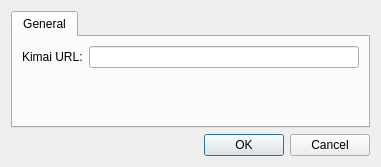
<?xml version="1.0" encoding="UTF-8"?>
<ui version="4.0">
 <class>ConfigDialog</class>
 <widget class="QDialog" name="ConfigDialog">
  <property name="geometry">
   <rect>
    <x>0</x>
    <y>0</y>
    <width>381</width>
    <height>167</height>
   </rect>
  </property>
  <property name="windowTitle">
   <string>Dialog</string>
  </property>
  <layout class="QVBoxLayout" name="verticalLayout">
   <item>
    <widget class="QTabWidget" name="tabWidget">
     <property name="currentIndex">
      <number>0</number>
     </property>
     <widget class="QWidget" name="tab">
      <attribute name="title">
       <string>General</string>
      </attribute>
      <layout class="QVBoxLayout" name="verticalLayout_2">
       <item>
        <layout class="QFormLayout" name="formLayout">
         <item row="0" column="0">
          <widget class="QLabel" name="label">
           <property name="text">
            <string>Kimai URL:</string>
           </property>
          </widget>
         </item>
         <item row="0" column="1">
          <widget class="QLineEdit" name="kimaiUrlInput"/>
         </item>
        </layout>
       </item>
      </layout>
     </widget>
    </widget>
   </item>
   <item>
    <widget class="QDialogButtonBox" name="buttonBox">
     <property name="orientation">
      <enum>Qt::Horizontal</enum>
     </property>
     <property name="standardButtons">
      <set>QDialogButtonBox::Cancel|QDialogButtonBox::Ok</set>
     </property>
    </widget>
   </item>
  </layout>
 </widget>
 <resources/>
 <connections>
  <connection>
   <sender>buttonBox</sender>
   <signal>accepted()</signal>
   <receiver>ConfigDialog</receiver>
   <slot>accept()</slot>
   <hints>
    <hint type="sourcelabel">
     <x>248</x>
     <y>254</y>
    </hint>
    <hint type="destinationlabel">
     <x>157</x>
     <y>274</y>
    </hint>
   </hints>
  </connection>
  <connection>
   <sender>buttonBox</sender>
   <signal>rejected()</signal>
   <receiver>ConfigDialog</receiver>
   <slot>reject()</slot>
   <hints>
    <hint type="sourcelabel">
     <x>316</x>
     <y>260</y>
    </hint>
    <hint type="destinationlabel">
     <x>286</x>
     <y>274</y>
    </hint>
   </hints>
  </connection>
 </connections>
</ui>
